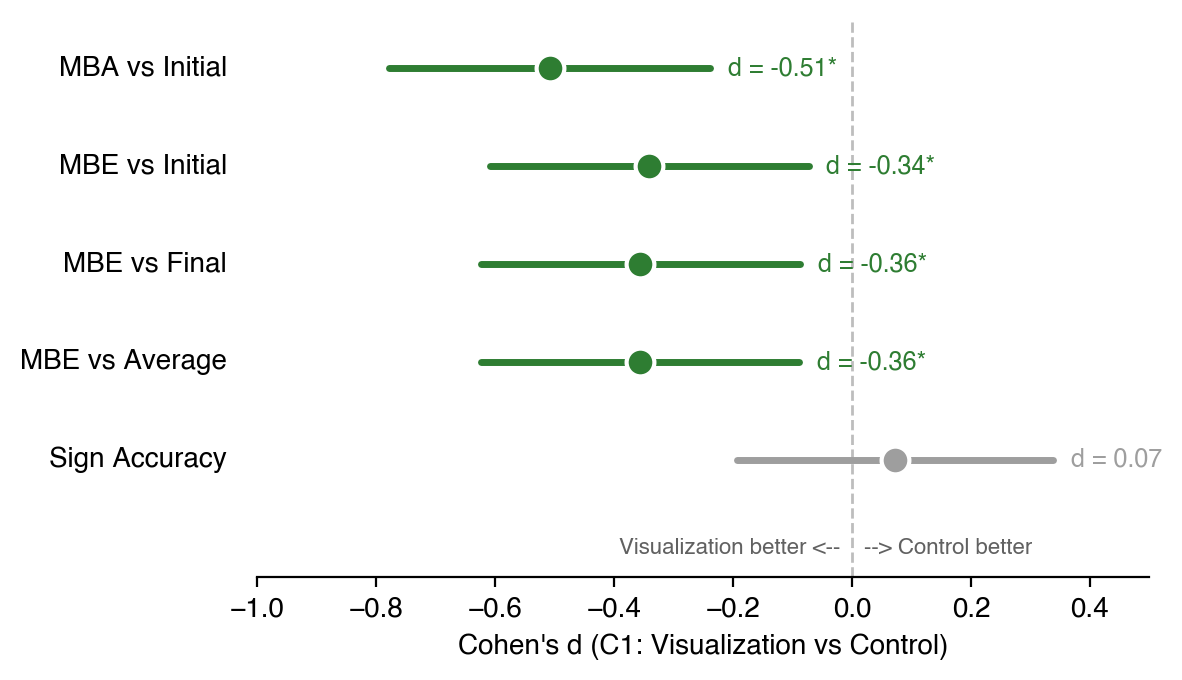

The script that saved this image:
"""
Figure 3b: Forest Plot — C1 (Visualization vs Control) Effect Sizes
Each row = one calibration measure. Point + 95% CI for Cohen's d.
Sign accuracy included to show the null contrast.
"""

import pandas as pd
import numpy as np
import matplotlib.pyplot as plt
import matplotlib as mpl
from scipy import stats

mpl.rcParams['font.family'] = 'Helvetica'
mpl.rcParams['font.sans-serif'] = ['Helvetica', 'Arial', 'DejaVu Sans']

# --- Load data ---
df = pd.read_csv('data_calibration_jasp.csv')

# --- Compute C1 contrast (Viz vs Control) for each measure ---
# C1 weights: control = -1, single = +0.5, multi = +0.5
# Cohen's d from independent-samples contrast

measures = [
    ('s2_mba_initial_rmse', 'MBA vs Initial'),
    ('s2_mbe_initial_rmse', 'MBE vs Initial'),
    ('s2_mbe_final_rmse', 'MBE vs Final'),
    ('s2_mbe_avg_rmse', 'MBE vs Average'),
    ('s2_sign_accuracy', 'Sign Accuracy'),
]

results = []
for col, label in measures:
    control = df[df['condition_name'] == 'control'][col].dropna()
    viz = pd.concat([
        df[df['condition_name'] == 'single_turn'][col].dropna(),
        df[df['condition_name'] == 'multi_turn'][col].dropna(),
    ])

    # Cohen's d (viz - control), negative = viz is lower = better
    pooled_std = np.sqrt(((len(control) - 1) * control.std()**2 +
                           (len(viz) - 1) * viz.std()**2) /
                          (len(control) + len(viz) - 2))
    d = (viz.mean() - control.mean()) / pooled_std

    # SE of d ≈ sqrt(1/n1 + 1/n2 + d²/(2(n1+n2)))
    n1, n2 = len(control), len(viz)
    se_d = np.sqrt(1/n1 + 1/n2 + d**2 / (2 * (n1 + n2)))

    # t-test for p-value
    t_stat, p_val = stats.ttest_ind(viz, control)

    results.append({
        'label': label,
        'd': d,
        'se': se_d,
        'ci_lo': d - 1.96 * se_d,
        'ci_hi': d + 1.96 * se_d,
        'p': p_val,
    })

# --- Plot ---
fig, ax = plt.subplots(figsize=(6, 3.5), dpi=150)

y_positions = list(range(len(results) - 1, -1, -1))
colors = []
for r in results:
    colors.append('#2E7D32' if r['p'] < 0.05 else '#9E9E9E')

for i, (r, y) in enumerate(zip(results, y_positions)):
    color = colors[i]

    # CI line
    ax.plot([r['ci_lo'], r['ci_hi']], [y, y],
            color=color, linewidth=2.5, solid_capstyle='round', zorder=2)

    # Point estimate
    ax.plot(r['d'], y, 'o', color=color, markersize=10, zorder=3,
            markeredgecolor='white', markeredgewidth=1.5)

    # Label
    sig = '*' if r['p'] < 0.05 else ''
    ax.text(-1.05, y, f"{r['label']}", va='center', ha='right', fontsize=10)
    ax.text(r['ci_hi'] + 0.03, y,
            f"d = {r['d']:.2f}{sig}",
            va='center', ha='left', fontsize=9, color=color)

# Zero line
ax.axvline(0, color='#BDBDBD', linewidth=1, linestyle='--', zorder=1)

# Annotation
ax.text(-0.02, -0.8, 'Visualization better <--', fontsize=8, color='#616161',
        ha='right', va='top')
ax.text(0.02, -0.8, '--> Control better', fontsize=8, color='#616161',
        ha='left', va='top')

ax.set_yticks([])
ax.set_xlabel("Cohen's d (C1: Visualization vs Control)", fontsize=10)
ax.set_xlim(-1.0, 0.5)
ax.set_ylim(-1.2, len(results) - 0.5)
ax.spines['top'].set_visible(False)
ax.spines['right'].set_visible(False)
ax.spines['left'].set_visible(False)

plt.tight_layout()
plt.savefig('plots_finalized/fig3b_forest_c1_effects.png',
            bbox_inches='tight', dpi=200)
plt.savefig('plots_finalized/fig3b_forest_c1_effects.pdf',
            bbox_inches='tight')
plt.show()
print('Saved fig3b')
